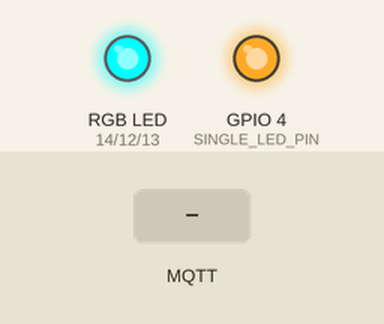
Simulated run of this sketch. Board: ESP8266 (NodeMCU). On the bench: an RGB LED mixed from three pins (HIGH = lit), output pins drawn as LEDs (lit = HIGH). Dashed ring = blinking. The inputs (shaded band) are chosen by the test bench. WiFi joins after 1.5 s; servers stay silent unless stated; no MQTT or app messages arrive unless stated; what the sketch prints to the serial monitor is not drawn.

Above: at 2.7 s.
2.8 s: MQTT message "BLINK_FAST" arrives on the first subscribed topic
At 5.13 s:
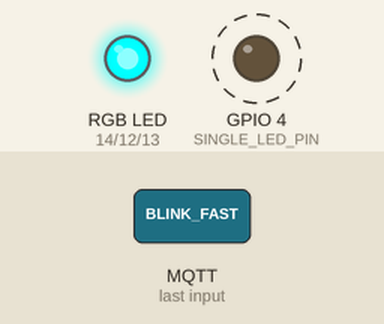
5.8 s: MQTT message "GREEN" arrives on the second subscribed topic
At 5.88 s:
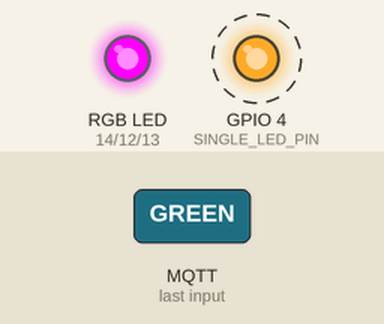
Timing chart, 0 to 17.8 s (numbered marks = the images above; inputs shaded):
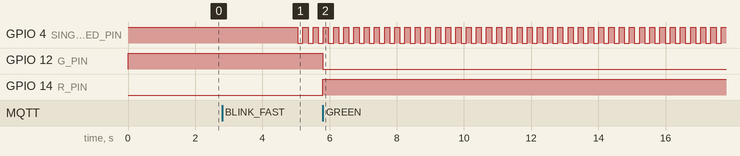

The sketch:

4DX_LIGHTS.ino
```cpp
#include <ESP8266WiFi.h>
#include <PubSubClient.h>

// ======== WiFi/MQTT 設定 ========
const char* WIFI_SSID     = "PiMQTT-AP";
const char* WIFI_PASSWORD = "AtHome1234";

const char* MQTT_HOST = "192.168.4.1";
const uint16_t MQTT_PORT = 1883;
const char* MQTT_CLIENT_ID = "ESP8266_LED_Controller";

// ======== ピン設定 (動作確認が取れたピン定義) ========
// --- 単体LED ---
const int SINGLE_LED_PIN = 4; // D2 (GPIO 4)

// --- RGB LEDテープ (PWMピン) ---
const int R_PIN = 14; // D5 (GPIO 14)
const int G_PIN = 12; // D6 (GPIO 12)
const int B_PIN = 13; // D7 (GPIO 13)

// ======== PWM設定 ========
// ESP8266のanalogWriteは 0 (OFF) ～ 1023 (ON)
const int PWM_MAX = 1023;

// ======== 動作設定 (追加) ========
const unsigned long HEARTBEAT_MS = 10000; // ハートビート間隔(ms)

// ======== グローバル変数 ========
WiFiClient espClient;
PubSubClient client(espClient);
unsigned long lastReconnectAttempt = 0;
unsigned long lastHeartbeat = 0; // ハートビート用 (追加)

// --- 単体LEDの状態管理 ---
enum LedMode {
  LED_OFF,
  LED_ON,
  LED_BLINK_SLOW,
  LED_BLINK_FAST
};
LedMode currentLedMode = LED_OFF;
unsigned long lastBlinkTime = 0;
bool ledState = false;


// **********************************
// * セットアップ処理
// **********************************
void setup() {
  Serial.begin(115200);

  // --- ピンモード設定 ---
  pinMode(SINGLE_LED_PIN, OUTPUT);
  // (修正) LOWで点灯する回路のため、初期状態(OFF)はHIGHにする
  digitalWrite(SINGLE_LED_PIN, HIGH);

  pinMode(R_PIN, OUTPUT);
  pinMode(G_PIN, OUTPUT);
  pinMode(B_PIN, OUTPUT);

  // PWM周波数の初期化
  analogWriteRange(PWM_MAX);

  // --- 起動時の色を「赤」に設定 (ご要望) ---
  Serial.println("Setting initial color to RED");
  setColor(255, 0, 0); // 起動時は赤

  // --- WiFi/MQTT接続 ---
  setup_wifi();
  client.setServer(MQTT_HOST, MQTT_PORT);
  client.setCallback(callback);
}

// **********************************
// * メインループ (修正)
// **********************************
void loop() {
  // MQTT接続維持
  if (!client.connected()) {
    reconnect();
  }
  client.loop(); // MQTTメッセージの受信処理

  // 単体LEDのチカチカ処理
  handleLedBlink();

  // --- ハートビート (生存通知) (ここから追加) ---
  unsigned long now = millis();
  if (now - lastHeartbeat > HEARTBEAT_MS) {
    lastHeartbeat = now;
    Serial.println("[MQTT] Sending heartbeat (ESP2_LED)...");
    // 1号機(alive)と区別するため、ペイロードを変更
    client.publish("/4dx/heartbeat", "alive_esp2_led");
  }
  // (ここまで追加)
}

// **********************************
// * WiFi / MQTT 関連
// **********************************

void setup_wifi() {
  delay(10);
  Serial.println();
  Serial.print("Connecting to ");
  Serial.println(WIFI_SSID);

  WiFi.begin(WIFI_SSID, WIFI_PASSWORD);

  while (WiFi.status() != WL_CONNECTED) {
    delay(500);
    Serial.print(".");
  }

  Serial.println("");
  Serial.println("WiFi connected");
  Serial.print("IP address: ");
  Serial.println(WiFi.localIP());
}

void reconnect() {
  unsigned long now = millis();
  if (now - lastReconnectAttempt > 5000) {
    lastReconnectAttempt = now;
    Serial.print("[MQTT] Attempting connection...");

    if (client.connect(MQTT_CLIENT_ID)) {
      Serial.println("connected!");
      // 接続成功時にトピックを購読(Subscribe)
      subscribeTopics();
    } else {
      Serial.print("failed, rc=");
      Serial.print(client.state());
      Serial.println(" try again in 5 seconds");
    }
  }
}

void subscribeTopics() {
  // このESPが受信するトピックを定義
  client.subscribe("/4dx/light");
  client.subscribe("/4dx/color");

  Serial.println("[MQTT] Subscribed to /4dx/light");
  Serial.println("[MQTT] Subscribed to /4dx/color");
}

// **********************************
// * MQTTメッセージ受信処理
// **********************************

void callback(char* topicStr, byte* payloadB, unsigned int length) {
  Serial.print("Message arrived [");
  Serial.print(topicStr);
  Serial.print("] ");

  // ペイロードを文字列に変換
  String payload = "";
  for (int i = 0; i < length; i++) {
    payload += (char)payloadB[i];
  }
  Serial.println(payload);

  String topic = String(topicStr);
  payload.toUpperCase(); // ペイロードを大文字に統一 (RED, red どちらでもOKに)

  // --- トピックに応じて処理を分岐 ---

  // (1) 単体LEDの制御
  if (topic == "/4dx/light") {
    if (payload == "ON") {
      currentLedMode = LED_ON;
      // (修正) ONにするためLOWを出力
      digitalWrite(SINGLE_LED_PIN, LOW);
    } else if (payload == "OFF") {
      currentLedMode = LED_OFF;
      // (修正) OFFにするためHIGHを出力
      digitalWrite(SINGLE_LED_PIN, HIGH);
    } else if (payload == "BLINK_SLOW") {
      currentLedMode = LED_BLINK_SLOW;
    } else if (payload == "BLINK_FAST") {
      currentLedMode = LED_BLINK_FAST;
    }
  }

  // (2) RGB LEDテープの制御 (ご要望の6色のみ)
  if (topic == "/4dx/color") {
    if (payload == "RED") {
      setColor(255, 0, 0);
    } else if (payload == "GREEN") {
      setColor(0, 255, 0);
    } else if (payload == "BLUE") {
      setColor(0, 0, 255);
    } else if (payload == "CYAN") {
      setColor(0, 255, 255);
    } else if (payload == "YELLOW") {
      setColor(255, 255, 0);
    } else if (payload == "PURPLE") {
      setColor(128, 0, 128);
    }
    // OFFやその他の色は無視 (ご要望)
  }
}

// **********************************
// * LED制御ヘルパー
// **********************************

/**
 * @brief RGB LEDの色を設定 (0-255指定)
 * @param r 赤 (0-255)
 * @param g 緑 (0-255)
 * @param b 青 (0-255)
 * (動作確認が取れたロジック)
 */
void setColor(int r, int g, int b) {
  // 0-255 の値を 0-1023 (PWM範囲) にマッピング
  int r_pwm = map(r, 0, 255, 0, PWM_MAX);
  int g_pwm = map(g, 0, 255, 0, PWM_MAX);
  int b_pwm = map(b, 0, 255, 0, PWM_MAX);

  // 共通アノード接続のため、PWM値を反転させる
  // (0が最大輝度, 1023が消灯)
  r_pwm = PWM_MAX - r_pwm;
  g_pwm = PWM_MAX - g_pwm;
  b_pwm = PWM_MAX - b_pwm;

  Serial.printf("Setting Color (R:%d, G:%d, B:%d) -> PWM (R:%d, G:%d, B:%d)\n", r, g, b, r_pwm, g_pwm, b_pwm);

  // PWM (analogWrite) で出力
  analogWrite(R_PIN, r_pwm);
  analogWrite(G_PIN, g_pwm);
  analogWrite(B_PIN, b_pwm);
}

/**
 * @brief 単体LEDのチカチカ処理 (loop()から毎周期呼び出す)
 */
void handleLedBlink() {
  unsigned long now = millis();
  unsigned long interval = 0;

  // モードによって点滅間隔(interval)を決定
  if (currentLedMode == LED_BLINK_SLOW) {
    interval = 500; // ゆっくり (500ms間隔)
  } else if (currentLedMode == LED_BLINK_FAST) {
    interval = 150; // 早く (150ms間隔)
  } else {
    return; // ON または OFF モードなら何もしない
  }

  // intervalの時間が経過していたら
  if (now - lastBlinkTime > interval) {
    lastBlinkTime = now;
    // LEDの状態を反転
    ledState = !ledState;
    // (修正) ledState (bool) と実際の出力 (HIGH/LOW) を反転させる
    // ledState が true (1) の時 -> LOW (0) を出力
    // ledState が false (0) の時 -> HIGH (1) を出力
    digitalWrite(SINGLE_LED_PIN, !ledState);
  }
}
```

Measured:
- after the input at 2.8 s, GPIO 4 (SINGLE_LED_PIN): alternates HIGH for 0.15 s and LOW for 0.15 s, starting after 2.3 s
- after the input at 5.8 s, GPIO 12 (G_PIN): HIGH → LOW at once; GPIO 14 (R_PIN): LOW → HIGH at once
